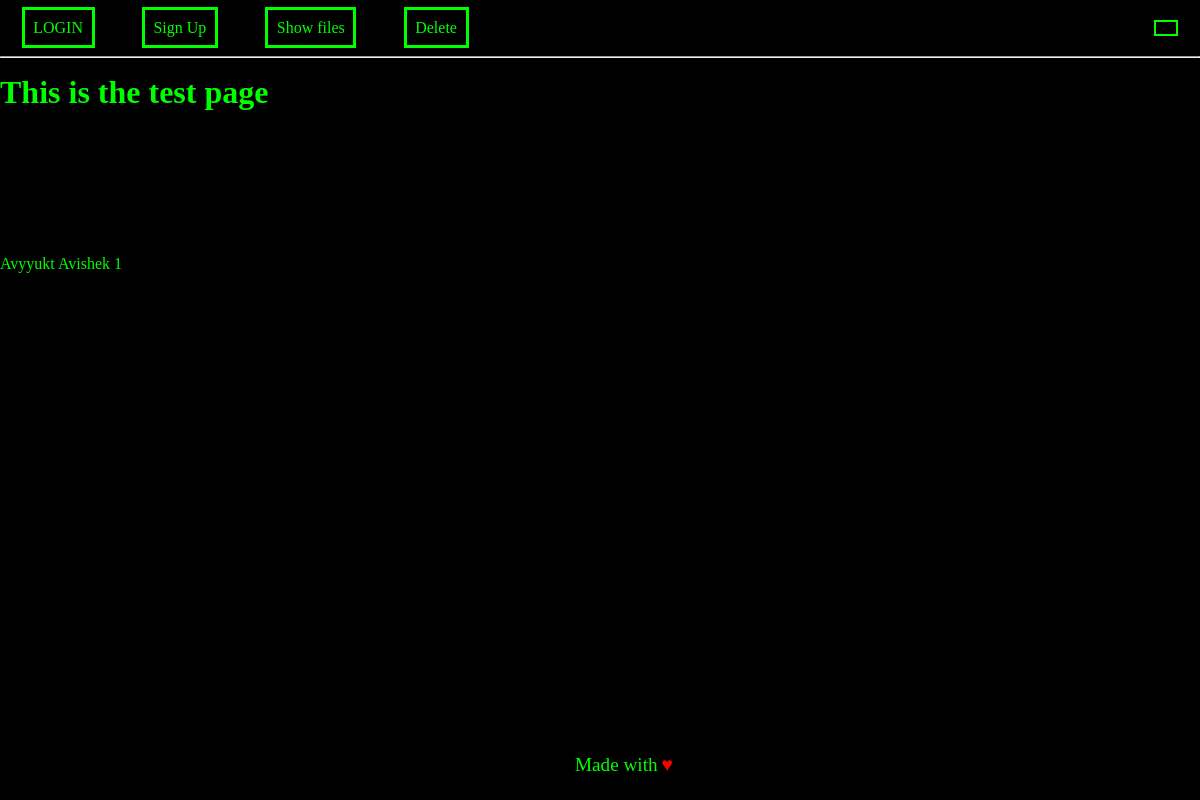
/test, run on an earlier commit of the app's database.
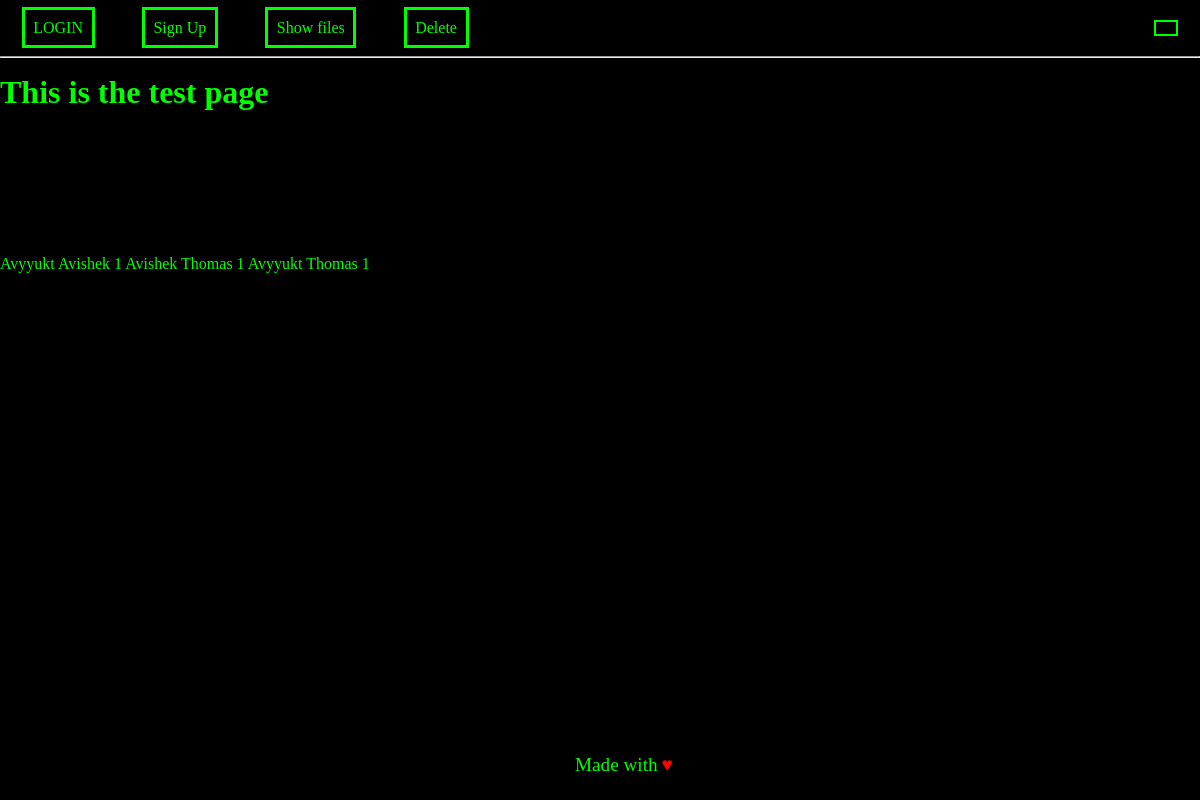
And on a later commit of the database.
### website/models.py (models this page shows)
class User_Friends(db.Model):
    __tablename__ = 'user_friends'
    id = db.Column(db.Integer, primary_key=True)
    sender_user = db.Column("sender_user",db.String)
    recieved_user = db.Column("reciever_user",db.String)
    frnd_status = db.Column(db.Integer)

### website/views.py (the view)
@views.route('/test')
def test():
    query1 = User.query.all()
    query2 = Quiz.query.all()
    query3 = Question.query.all()
    query4 = Option.query.all()
    query5 = Score.query.all()
    query6 = User_profile.query.all()
    query7 = User_Friends.query.all()
    return render_template('test.html', message1 = query1 , message2 = query2,message3 = query3,message4 = query4, message5 = query5 ,message6 = query6,message7= query7, user = current_user)

### website/templates/test.html (shortened to what this page needs)
{%extends "base.html"%}
{%block content%}
<h1>This is the test page</h1>
<br>
<br>
<br>
<br>
<br>
<br>
<br>
<br>
{%for x in message7%}
{{x.recieved_user}}
{{x.sender_user}}
{{x.frnd_status}}
{%endfor%}
{%endblock%}

### website/templates/base.html (shortened to what this page needs)
  <!DOCTYPE html>
<html lang="en">
  <head>
    <link rel="stylesheet" href= "{{ url_for('static',filename='styles/base.css') }}">
  </head>
  <body>
        <nav class="navbar" id="navbar">
            <div class="link_container">
              <p>
              {% if user.is_authenticated %}
              <a class="nav-item nav-link" id="home" href="/">HOME</a>
              <a class="nav-item nav-link" id="logout" href="/logout">LOGOUT</a>
              <a class="nav-item" id="quizmaker" href="/quizmaker">MAKE QUIZ</a>
              <a class="nav-item nav-link" id="profile" href="/profile/my_profile">My profile</a>
                {%else%}
                <a class="nav-item nav-link" id="login" href="/login">LOGIN</a>
                <a class="nav-item nav-link" id="signUp" href="/sign-up">Sign Up</a>
                {%endif%}
                <a class="nav-item nav-link" id="test" href="/test">Show files</a>
                <a class="nav-item nav-link" id="delete" href="/delete">Delete</a>
              </p>
            </div>
            <div class="user_profile">
              <button id="profile_btn" onclick="/profile/my_profile"></button>
            </div>
        </nav>
        <hr style="margin-bottom: 2vh;"/>
    <div class="container">
    {% block content%}
    {%endblock%}
    </div>
    <div class="bonus">
      <span class="delta" id="span1">Made with</span>
      <span class="delta" id="span2"> ♥</span>
    </div>
  </body>
</html>

### website/static/styles/base.css (style rules this page uses)
* { margin: 0; padding: 0; color: rgb(0, 255, 0); }
body { background-color: rgb(0, 0, 0); background-repeat: no-repeat; background-size: cover; }
.navbar { background-color: rgb(0, 0, 0); height: 7vh; display: flex; flex-direction: row; justify-content: space-between; align-items: center; }
.link_container { width: 60%; }
.nav-item { margin:3%; padding: 1.2%; height: ; border: solid rgb(0, 255, 0); }
a { text-decoration: none; }
.user_profile { width: 8vw; padding: 1%; display: flex; flex-direction: row; justify-content: space-between; align-items: center; }
#profile_btn { height: 2vh; width: 2vw; margin: 10%; background-color: black; border: 0.2em solid rgb(0, 255, 0); }
.bonus { position: absolute; left: 50%; bottom: 0; transform: translate(-50%); margin: 2%; }
.delta { font-size: 1.2em; }
#span2 { color: red; }

What changed in the data, as far as the page shows it:
added User_Friends: recieved_user "Avishek", sender_user "Thomas", frnd_status "1"
added User_Friends: recieved_user "Avyyukt", sender_user "Thomas", frnd_status "1"
